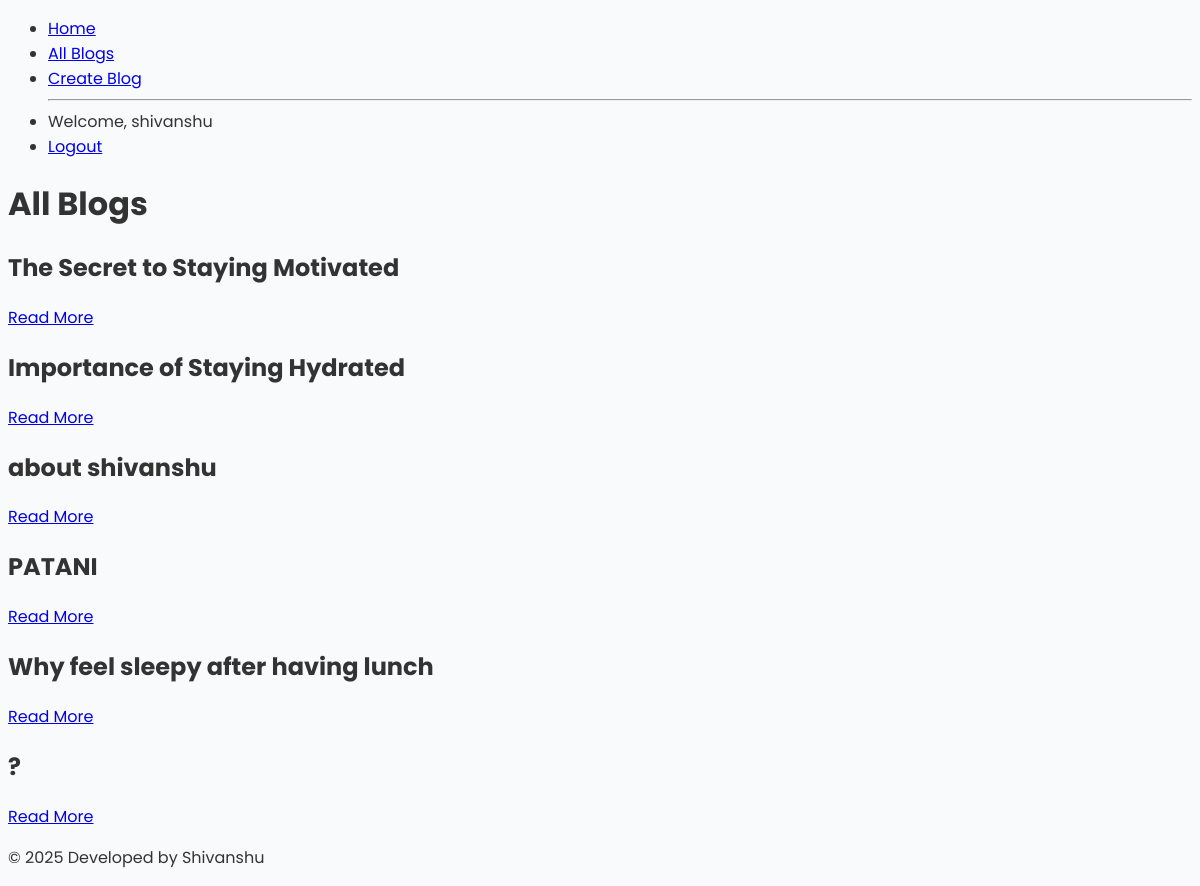
The page /blogs/ (signed in) on the database its author committed.
### models/blog.py (models this page shows)
class Blog(SQLModel, table=True):
    id: int = Field(primary_key=True)
    title: str
    body: str
    comments: List["Comment"] = Relationship(
        back_populates="blog",
        sa_relationship_kwargs={"cascade": "all, delete-orphan"}
    )

### routers/blogs.py (the view)
@router.get("/blogs/", response_class=HTMLResponse)
async def read_blogs(request: Request, session: SessionDep, username: str | None = Depends(get_username)):
    user_authenticated = username is not None
    blog = session.exec(select(Blog)).all()
    return templates.TemplateResponse(
        "allblogstitle.html",
        {
            "request": request,
            "blog": blog,
            "user_authenticated": user_authenticated,
            "username": username
        }
    )

### templates/allblogstitle.html (shortened to what this page needs)
{% extends "base.html" %}
{% block content %}
<div class="container">
    <h1 class="text-center">All Blogs</h1>
    <div class="blog-list">
        {% for Blog in blog %}
            <div class="blog-item">
                <h2>{{ Blog.title }}</h2>
                <a href="/blogs/{{ Blog.id }}">Read More</a>
            </div>
        {% else %}
            <p class="text-center">No blogs available.</p>
        {% endfor %}
    </div>
</div>
{% endblock %}

### static/style.css (style rules this page uses)
* { box-sizing: border-box; }
body { font-family: 'Poppins', sans-serif; background-color: #f9fafb; color: #333; }

### rows shown on the page
Blog: title "The Secret to Staying Motivated"
Blog: title "Importance of Staying Hydrated"
Blog: title "about shivanshu"
Blog: title "PATANI"
Blog: title "Why feel sleepy after having lunch"
Blog: title "?"

### other values the page prints
{{ username }} "shivanshu"
